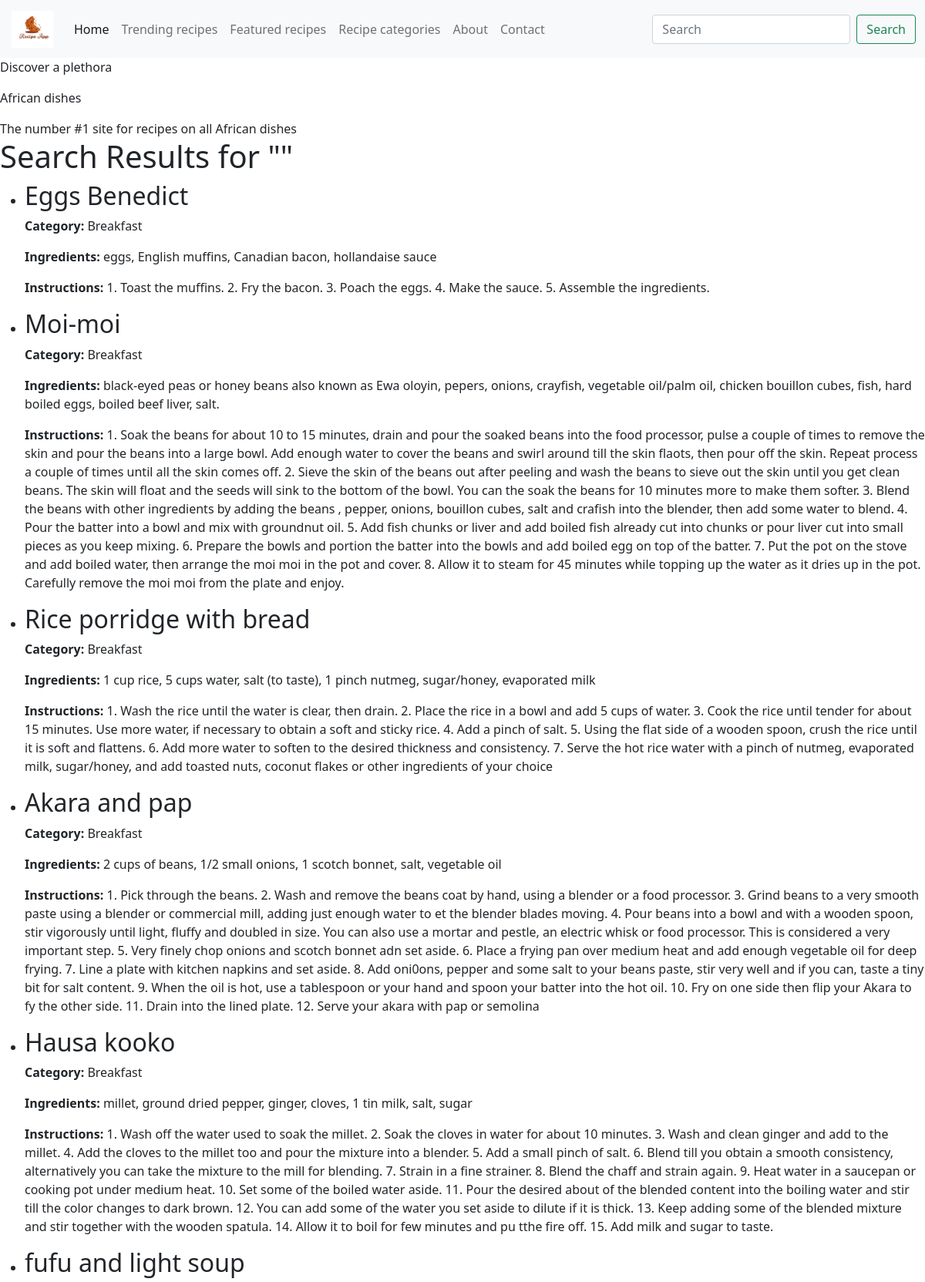
Screenshot of /search (upper part) with the database file from the repository.
### models.py (models this page shows)
class Recipes(db.Model):
    id = db.Column(db.Integer, primary_key=True, autoincrement=True)
    name = db.Column(db.String(100), nullable=False)
    category = db.Column(db.String(100), nullable=False)
    ingredients = db.Column(db.String(1000), nullable=False)
    instructions = db.Column(db.String(1000), nullable=False)

### app.py (the view)
@app.route('/search', methods=['GET', 'POST'])
def search():
    query = request.args.get('query', '')
    results = Recipes.query.filter(
        (Recipes.name.ilike(f'%{query}%')) |
        (Recipes.category.ilike(f'%{query}%')) |
        (Recipes.ingredients.ilike(f'%{query}%')) |
        (Recipes.instructions.ilike(f'%{query}%'))
    ).all()
    return render_template('search_results.html', results=results, query=query)

### templates/search_results.html (shortened to what this page needs)
<!DOCTYPE html>
<html lang="en">
  <head>
    <link href="https://cdn.jsdelivr.net/npm/bootstrap@5.0.2/dist/css/bootstrap.min.css" rel="stylesheet">
  </head>
  <body>
    <nav class="navbar navbar-expand-lg navbar-light bg-light">
      <div class="container-fluid">
        <a class="navbar-brand" href="#">
          <img src="static/public/ra-21@2x.png" alt="" width="60" height="48" class="d-inline-block align-text-top">
        </a>
        <div class="collapse navbar-collapse" id="navbarSupportedContent">
          <ul class="navbar-nav me-auto mb-2 mb-lg-0">
            <li class="nav-item">
              <a class="nav-link active" aria-current="page" href="{{ url_for('dashboard') }}">Home</a>
            </li>
            <li class="nav-item">
              <a class="nav-link" href="#">Trending recipes</a>
            </li>
            <li class="nav-item">
              <a class="nav-link" href="#">Featured recipes</a>
            </li>
            <li class="nav-item">
              <a class="nav-link" href="#">Recipe categories</a>
            </li>
            <li class="nav-item">
              <a class="nav-link" href="#">About</a>
            </li>
            <li class="nav-item">
              <a class="nav-link" href="#">Contact</a>
            </li>
          </ul>
          <form class="d-flex" action="/search" method="GET">
            <input class="form-control me-2" type="search" name="query" placeholder="Search" aria-label="Search">
            <button class="btn btn-outline-success" type="submit">Search</button>
          </form>
        </div>
      </div>
    </nav>
    <div class="discover-a-plethora-container">
      <p class="discover-a-plethora">Discover a plethora</p>
      <p class="discover-a-plethora">African dishes</p>
    </div>
    <div class="the-number-1">
      The number #1 site for recipes on all African dishes
    </div>
    <h1>Search Results for "{{ query }}"</h1>
    <ul>
      {% for recipe in results %}
        <li>
          <h2>{{ recipe.name }}</h2>
          <p><strong>Category:</strong> {{ recipe.category }}</p>
          <p><strong>Ingredients:</strong> {{ recipe.ingredients }}</p>
          <p><strong>Instructions:</strong> {{ recipe.instructions }}</p>
        </li>
      {% endfor %}
    </ul>
  </body>
</html>

### rows the page displays
Recipes: name "Eggs Benedict", category "Breakfast", ingredients "eggs, English muffins, Canadian bacon, hollandaise sauce", instructions "1. Toast the muffins. 2. Fry the bacon. 3. Poach the eggs. 4. Make the sauce. 5. Assemble the ingredients."
Recipes: name "Moi-moi", category "Breakfast", ingredients "black-eyed peas or honey beans also known as Ewa oloyin, pepers, onions, crayfish, vegetable oil/palm oil, chicken bouillon cubes, fish, hard boiled eggs, boiled beef liver, salt.", instructions "1. Soak the beans for about 10 to 15 minutes, drain and pour the soaked beans into the food processor, pulse a couple of times to remove the skin and pour the beans into a large bowl. Add enough water to cover the beans and swirl around till the skin flaots, then pour off the skin. Repeat process a couple of times until all the skin comes off. 2. Sieve the skin of the beans out after peeling and wash the beans to sieve out the skin until you get clean beans. The skin will float and the seeds will sink to the bottom of the bowl. You can the soak the beans for 10 minutes more to make them softer. 3. Blend the beans with other ingredients by adding the beans , pepper, onions, bouillon cubes,…"
Recipes: name "Rice porridge with bread", category "Breakfast", ingredients "1 cup rice, 5 cups water, salt (to taste), 1 pinch nutmeg, sugar/honey, evaporated milk", instructions "1. Wash the rice until the water is clear, then drain. 2. Place the rice in a bowl and add 5 cups of water. 3. Cook the rice until tender for about 15 minutes. Use more water, if necessary to obtain a soft and sticky rice. 4. Add a pinch of salt. 5. Using the flat side of a wooden spoon, crush the rice until it is soft and flattens. 6. Add more water to soften to the desired thickness and consistency. 7. Serve the hot rice water with a pinch of nutmeg, evaporated milk, sugar/honey, and add toasted nuts, coconut flakes or other ingredients of your choice"
Recipes: name "Akara and pap", category "Breakfast", ingredients "2 cups of beans, 1/2 small onions, 1 scotch bonnet, salt, vegetable oil", instructions "1. Pick through the beans. 2. Wash and remove the beans coat by hand, using a blender or a food processor. 3. Grind beans to a very smooth paste using a blender or commercial mill, adding just enough water to et the blender blades moving. 4. Pour beans into a bowl and with a wooden spoon, stir vigorously until light, fluffy and doubled in size. You can also use a mortar and pestle, an electric whisk or food processor. This is considered a very important step. 5. Very finely chop onions and scotch bonnet adn set aside. 6. Place a frying pan over medium heat and add enough vegetable oil for deep frying. 7. Line a plate with kitchen napkins and set aside. 8. Add oni0ons, pepper and some salt…"
Recipes: name "Hausa kooko", category "Breakfast", ingredients "millet, ground dried pepper, ginger, cloves, 1 tin milk, salt, sugar", instructions "1. Wash off the water used to soak the millet. 2. Soak the cloves in water for about 10 minutes. 3. Wash and clean ginger and add to the millet. 4. Add the cloves to the millet too and pour the mixture into a blender. 5. Add a small pinch of salt. 6. Blend till you obtain a smooth consistency, alternatively you can take the mixture to the mill for blending. 7. Strain in a fine strainer. 8. Blend the chaff and strain again. 9. Heat water in a saucepan or cooking pot under medium heat. 10. Set some of the boiled water aside. 11. Pour the desired about of the blended content into the boiling water and stir till the color changes to dark brown. 12. You can add some of the water you set aside to…"
Recipes: name "fufu and light soup"
